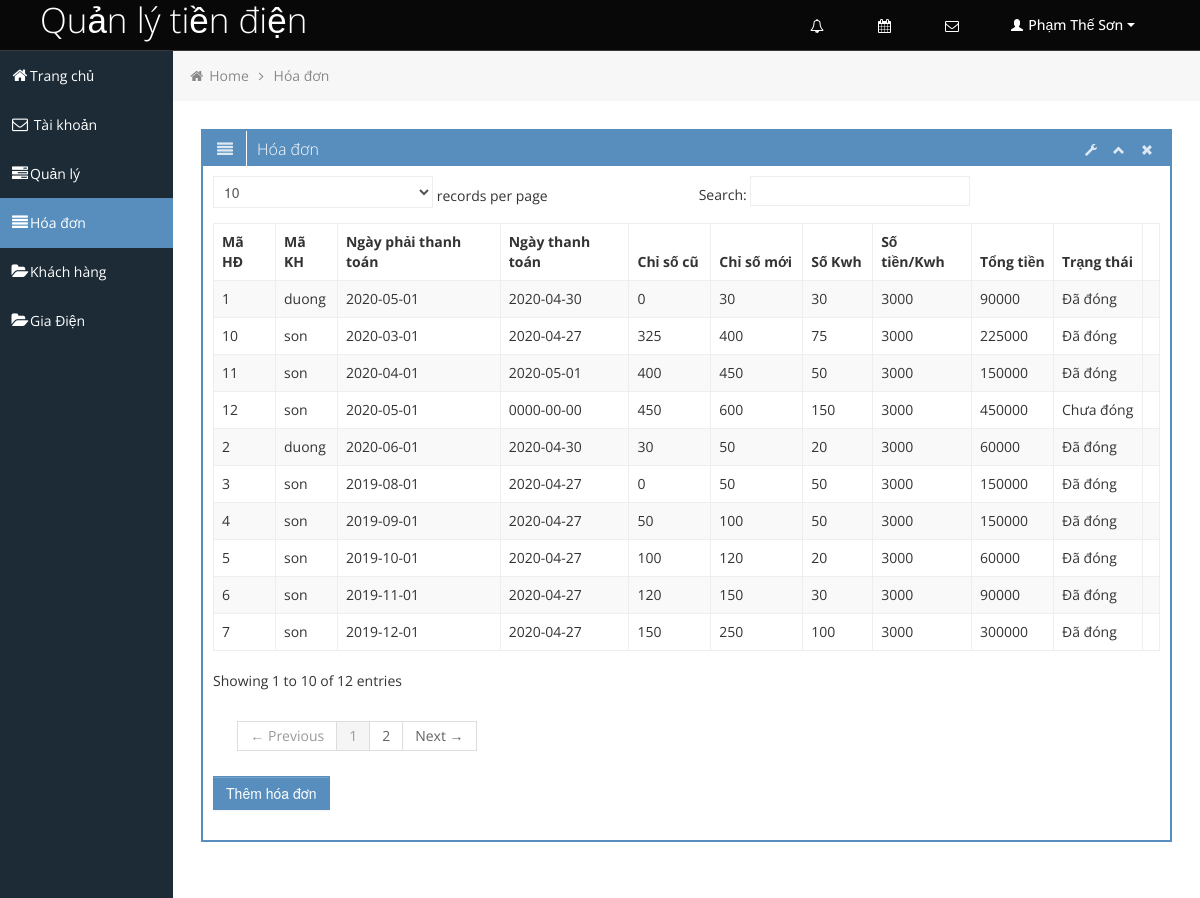
Screenshot of /Giaodien/QuanLy/hoadon.php (signed in) with the database file from the repository.
### tables this page shows
CREATE TABLE `hoadon` (
  `MaHD` varchar(20) NOT NULL COMMENT 'Mã hóa đơn',
  `MaKH` varchar(20) NOT NULL COMMENT 'Mã khách hàng',
  `NgayPhaiThanhToan` date NOT NULL COMMENT 'Ngày phải thanh toán',
  `NgayThanhToan` date NOT NULL COMMENT 'Ngày thanh toán',
  `ChiSoCu` int(11) NOT NULL COMMENT 'Chỉ số cũ',
  `ChiSoMoi` int(11) NOT NULL COMMENT 'Chỉ số mới',
  `SoKwh` int(11) NOT NULL COMMENT 'Số kwh',
  `SoTien/Kwh` int(11) NOT NULL COMMENT 'Số tiền trên 1 Kwh',
  `TongTien` bigint(11) NOT NULL COMMENT 'Tổng tiền cần thanh toán',
  `TrangThai` varchar(30) NOT NULL COMMENT 'Trạng thái đã thanh toán hay chưa thanh toán'
);

### Giaodien/QuanLy/hoadon.php (the view, shortened to what this page needs)
<!DOCTYPE html>
<html lang="en">
<head>
	<link id="bootstrap-style" href="css/bootstrap.min.css" rel="stylesheet">
	<link href="css/bootstrap-responsive.min.css" rel="stylesheet">
	<link id="base-style" href="css/style.css" rel="stylesheet">
	<link id="base-style-responsive" href="css/style-responsive.css" rel="stylesheet">
</head>
<body>
	<div class="navbar">
		<div class="navbar-inner">
			<div class="container-fluid">
				<a class="brand" href="index.html"><span>Quản lý tiền điện</span></a>
				<div class="nav-no-collapse header-nav">
					<ul class="nav pull-right">
						<li class="dropdown hidden-phone">
							<a class="btn dropdown-toggle" data-toggle="dropdown" href="#">
								<i class="icon-bell"></i>
							</a>
						</li>
						<li class="dropdown hidden-phone">
							<a class="btn dropdown-toggle" data-toggle="dropdown" href="#">
								<i class="icon-calendar"></i>
							</a>
						</li>
						<li class="dropdown hidden-phone">
						<a class="btn dropdown-toggle"  onclick="sendmail()"><i class="icon-envelope"></i></a>
						</li>
						<li class="dropdown">
							<a class="btn dropdown-toggle" data-toggle="dropdown" href="#">
								<i class="halflings-icon white user"></i> <?php echo $_SESSION['name']; ?>
								<span class="caret"></span>
							</a>
						</li>
					</ul>
				</div>
			</div>
		</div>
	</div>
		<div class="container-fluid-full">
		<div class="row-fluid">
			<div id="sidebar-left" class="span2">
				<div class="nav-collapse sidebar-nav">
					<ul class="nav nav-tabs nav-stacked main-menu">
						<li><a href="index.php"><i class="icon-home"></i><span class="hidden-tablet">Trang chủ</span></a></li>
						<li><a href="taikhoan.php"><i class="icon-envelope"></i><span class="hidden-tablet"> Tài khoản </span></a></li>
						<li><a href="quanly.php"><i class="icon-tasks"></i><span class="hidden-tablet">Quản lý</span></a></li>
						<li><a href="hoadon.php"><i class="icon-align-justify"></i><span class="hidden-tablet">Hóa đơn</span></a></li>
						<li><a href="khachhang.php"><i class="icon-folder-open"></i><span class="hidden-tablet">Khách hàng</span></a></li>
						<li><a href="trangthaisodien.php"><i class="icon-folder-open"></i><span class="hidden-tablet">Gia Điện</span></a></li>
					</ul>
				</div>
			</div>
			<div id="content" class="span10">
			<ul class="breadcrumb">
				<li>
					<i class="icon-home"></i>
					<a href="index.php">Home</a>
					<i class="icon-angle-right"></i>
				</li>
				<li><a href="hoadon.php">Hóa đơn</a></li>
			</ul>
				<div class="row-fluid sortable">
					<div class="box span12">
						<div class="box-header" data-original-title>
							<h2><i class="icon-align-justify"></i><span class="break"></span>Hóa đơn</h2>
							<div class="box-icon">
								<a href="#" class="btn-setting"><i class="halflings-icon white wrench"></i></a>
								<a href="#" class="btn-minimize"><i class="halflings-icon white chevron-up"></i></a>
								<a href="#" class="btn-close"><i class="halflings-icon white remove"></i></a>
							</div>
						</div>
						<div class="box-content">
							<table class="table table-striped table-bordered bootstrap-datatable datatable">
							  <thead>
								  <tr>
									  <th>Mã HĐ</th>
									  <th>Mã KH</th>
									  <th>Ngày phải thanh toán</th>
									  <th>Ngày thanh toán</th>
									  <th>Chỉ số cũ</th>
									  <th>Chỉ số mới</th>
                                      <th>Số Kwh</th>
									  <th>Số tiền/Kwh</th>
                                      <th>Tổng tiền</th>
									  <th>Trạng thái</th>
                                      <th></th>
								  </tr>
							  </thead>
							  <tbody>
							  <?php
									include '../../connect.php';
									$sql = "SELECT * FROM hoadon";
									$result = mysqli_query($connect,$sql);
									if(mysqli_num_rows($result)>0)
									{
										while($row =mysqli_fetch_assoc($result))
										{
								?>
								<tr>
									<td><?php echo $row['MaHD']?></td>
									<td class="center"><?php echo $row['MaKH']?></td>
									<td class="center"><?php echo $row['NgayPhaiThanhToan']?></td>
									<td class="center"><?php echo $row['NgayThanhToan']?></td>
									<td class="center"><?php echo $row['ChiSoCu']?></td>
                                    <td class="center"><?php echo $row['ChiSoMoi']?></td>
                                    <td class="center"><?php echo $row['SoKwh']?></td>
									<td class="center"><?php echo $row['SoTien/Kwh']?></td>
									<td class="center"><?php echo $row['TongTien']?></td>
									<td class="center"><?php echo $row['TrangThai']?></td>
									<td class="center">
                                    </td>
								</tr>
								<?php
										}
									}
									else
									{
										echo('No value!');
									}
								?>
                              </tbody>
                          </table>
						  <form action="themhoadon.php">
						  <input id="btnthemhoadon" class="btn btn-primary" type="submit" value="Thêm hóa đơn" >
						  </form>
						</div>
					</div>
				</div>
	</div>
		</div>
		</div>
</body>
</html>

### Giaodien/QuanLy/css/style-responsive.css (style rules this page uses)
@media (min-width: 1200px) { .container-fluid-full { overflow: hidden; position: relative; height: 100%; } }
@media (min-width: 1200px) { #content { width: 85.578%; padding: 28px; margin: 0px 0px; margin-left: 14.422% !important; } }
@media (min-width: 1200px) { #sidebar-left { background: #1C2B36; margin-left: 0px !important; position: absolute; height: 100%; } }
@media (min-width: 1200px) { .sidebar-nav > ul { margin: 0px; } }

### Giaodien/QuanLy/css/halflings.css (style rules this page uses)
html, html .halflings { -webkit-font-smoothing: antialiased !important; }
.halflings-icon { display: inline-block; width: 14px; height: 14px; line-height: 14px; vertical-align: text-top; background-image: url(../img/glyphicons_halflings.svg); background-position: 0 0; background-repeat: no-repeat; vertical-align: top; *display: inline; *zoom: 1; *margin-right: .3em; }
.halflings-icon.white { background-image: url(../img/glyphicons_halflings-white.svg); }
.halflings-icon.user { background-position: -168px 0; }
.halflings-icon.remove { background-position: -312px 0; }
.halflings-icon.chevron-up { background-position: -288px -120px; }
.halflings-icon.wrench { background-position: -360px -144px; }

### Giaodien/QuanLy/css/style-forms.css (style rules this page uses)
input, textarea, .uneditable-input { width: 206px; }
input[type="file"], input[type="image"], input[type="submit"], input[type="reset"], input[type="button"], input[type="radio"], input[type="checkbox"] { width: auto; }
input, textarea, .uneditable-input { margin-left: 0; }

### rows the page displays
hoadon: MaHD "1", MaKH "duong", NgayPhaiThanhToan "2020-05-01", NgayThanhToan "2020-04-30", ChiSoCu "0", ChiSoMoi "30", SoKwh "30", value "3000", TongTien "90000", TrangThai "Đã đóng"
hoadon: MaHD "10", MaKH "son", NgayPhaiThanhToan "2020-03-01", NgayThanhToan "2020-04-27", ChiSoCu "325", ChiSoMoi "400", SoKwh "75", value "3000", TongTien "225000", TrangThai "Đã đóng"
hoadon: MaHD "11", MaKH "son", NgayPhaiThanhToan "2020-04-01", NgayThanhToan "2020-05-01", ChiSoCu "400", ChiSoMoi "450", SoKwh "50", value "3000", TongTien "150000", TrangThai "Đã đóng"
hoadon: MaHD "12", MaKH "son", NgayPhaiThanhToan "2020-05-01", NgayThanhToan "0000-00-00", ChiSoCu "450", ChiSoMoi "600", SoKwh "150", value "3000", TongTien "450000", TrangThai "Chưa đóng"
hoadon: MaHD "2", MaKH "duong", NgayPhaiThanhToan "2020-06-01", NgayThanhToan "2020-04-30", ChiSoCu "30", ChiSoMoi "50", SoKwh "20", value "3000", TongTien "60000", TrangThai "Đã đóng"
hoadon: MaHD "3", MaKH "son", NgayPhaiThanhToan "2019-08-01", NgayThanhToan "2020-04-27", ChiSoCu "0", ChiSoMoi "50", SoKwh "50", value "3000", TongTien "150000", TrangThai "Đã đóng"
hoadon: MaHD "4", MaKH "son", NgayPhaiThanhToan "2019-09-01", NgayThanhToan "2020-04-27", ChiSoCu "50", ChiSoMoi "100", SoKwh "50", value "3000", TongTien "150000", TrangThai "Đã đóng"
hoadon: MaHD "5", MaKH "son", NgayPhaiThanhToan "2019-10-01", NgayThanhToan "2020-04-27", ChiSoCu "100", ChiSoMoi "120", SoKwh "20", value "3000", TongTien "60000", TrangThai "Đã đóng"
hoadon: MaHD "6", MaKH "son", NgayPhaiThanhToan "2019-11-01", NgayThanhToan "2020-04-27", ChiSoCu "120", ChiSoMoi "150", SoKwh "30", value "3000", TongTien "90000", TrangThai "Đã đóng"
hoadon: MaHD "7", MaKH "son", NgayPhaiThanhToan "2019-12-01", NgayThanhToan "2020-04-27", ChiSoCu "150", ChiSoMoi "250", SoKwh "100", value "3000", TongTien "300000", TrangThai "Đã đóng"

### other values shown
$_SESSION['name'] "Phạm Thế Sơn"
